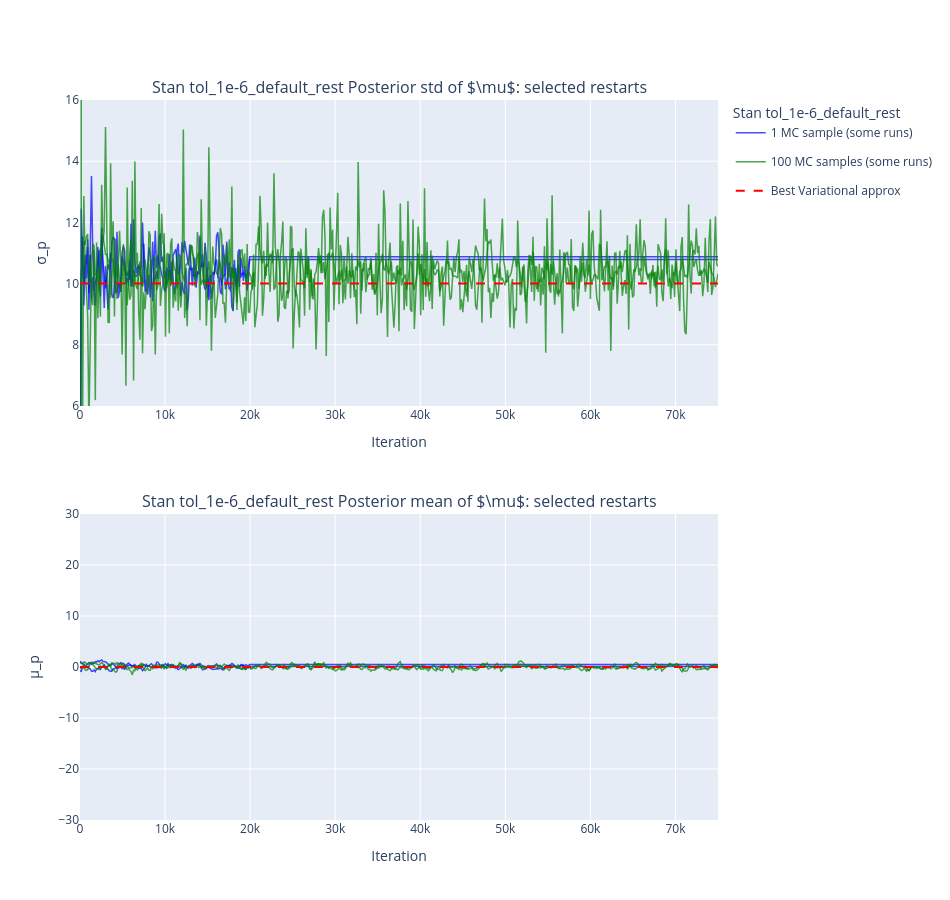

Notebook cell for this chart:
### Code cell
import pickle
import sys
from pathlib import Path
import numpy as np

REPO_ROOT = Path("/Users/madelynandersen/Documents/VB Bakeoff/simpleVI")
if str(REPO_ROOT) not in sys.path:
    sys.path.insert(0, str(REPO_ROOT))

from modulars.stan_rr_test import stan_result_by_scenario, load_stan_by_scenario
from modulars.plot_rr import plot_a_few_trajectories_1d
from modulars import gaussian_1d, gaussian_1d_posterior

NB_DIR = REPO_ROOT / "single_MC/1dgaussian_knownvar/random_restarts"

mu_prior, sigma_prior = 0.0, 10.0
sigma_like = 1.0
n_samples = 0
mu_like = 3.0
data = gaussian_1d(n_samples, mu_like, sigma_like, seed=0).astype(np.float32)
best_mu, best_std = gaussian_1d_posterior(
    data, n_samples=n_samples, mu_prior=mu_prior, sigma_prior=sigma_prior, sigma_like=sigma_like,
)

by_scenario = load_stan_by_scenario(NB_DIR / "processed_tracking/rr_stan_by_scenario.npz")
default_means, default_stds, default_iterations = by_scenario["default"]

with open(NB_DIR / "tol_1e-6_default_rest_result.pkl", "rb") as f:
    _td_result = pickle.load(f)
_td_by_scenario = stan_result_by_scenario(_td_result)
td_means, td_stds, td_iterations = _td_by_scenario["tol_1e-6_default_rest"]

def downsample_and_extend(arr, factor, target_len):
    downsampled = arr[..., ::factor]
    n_have = downsampled.shape[-1]
    if n_have < target_len:
        pad = np.repeat(downsampled[..., -1:], target_len - n_have, axis=-1)
        downsampled = np.concatenate([downsampled, pad], axis=-1)
    return downsampled

projected_default_means = downsample_and_extend(default_means, 15, len(td_iterations))
projected_default_stds = downsample_and_extend(default_stds, 15, len(td_iterations))
plot_a_few_trajectories_1d(
    [projected_default_means, projected_default_stds], [td_means, td_stds],
    best_mu, best_std, r"$\mu$", k=2, N=min(default_means.shape[0], td_means.shape[0]),
    label_prefix="Stan tol_1e-6_default_rest ", x=td_iterations, backend="plotly",
)

### Figure 1 — Plotly figure (JSON) as saved in the notebook; plotly's stock layout.template omitted (floating-point values rounded to 4 significant figures; data arrays with more than 128 entries replaced by an {"elided": "..."} marker saying what was removed)
{"data": [{"legendgroup": "single", "line": {"color": "blue", "width": 1.5}, "mode": "lines", "name": "1 MC sample (some runs)", "opacity": 0.7, "showlegend": true, "type": "scatter", "x": {"elided": "501 int values"}, "xaxis": "x", "y": {"elided": "501 float values"}, "yaxis": "y"}, {"legendgroup": "single", "line": {"color": "blue", "width": 1.5}, "mode": "lines", "name": "1 MC sample (some runs)", "opacity": 0.7, "showlegend": false, "type": "scatter", "x": {"elided": "501 int values"}, "xaxis": "x", "y": {"elided": "501 float values"}, "yaxis": "y"}, {"legendgroup": "multi", "line": {"color": "green", "width": 1.5}, "mode": "lines", "name": "100 MC samples (some runs)", "opacity": 0.7, "showlegend": true, "type": "scatter", "x": {"elided": "501 int values"}, "xaxis": "x", "y": {"elided": "501 float values"}, "yaxis": "y"}, {"legendgroup": "multi", "line": {"color": "green", "width": 1.5}, "mode": "lines", "name": "100 MC samples (some runs)", "opacity": 0.7, "showlegend": false, "type": "scatter", "x": {"elided": "501 int values"}, "xaxis": "x", "y": {"elided": "501 float values"}, "yaxis": "y"}, {"legendgroup": "single", "line": {"color": "blue", "width": 1.5}, "mode": "lines", "name": "1 MC sample (some runs)", "opacity": 0.7, "showlegend": false, "type": "scatter", "x": {"elided": "501 int values"}, "xaxis": "x2", "y": {"elided": "501 float values"}, "yaxis": "y2"}, {"legendgroup": "single", "line": {"color": "blue", "width": 1.5}, "mode": "lines", "name": "1 MC sample (some runs)", "opacity": 0.7, "showlegend": false, "type": "scatter", "x": {"elided": "501 int values"}, "xaxis": "x2", "y": {"elided": "501 float values"}, "yaxis": "y2"}, {"legendgroup": "multi", "line": {"color": "green", "width": 1.5}, "mode": "lines", "name": "100 MC samples (some runs)", "opacity": 0.7, "showlegend": false, "type": "scatter", "x": {"elided": "501 int values"}, "xaxis": "x2", "y": {"elided": "501 float values"}, "yaxis": "y2"}, {"legendgroup": "multi", "line": {"color": "green", "width": 1.5}, "mode": "lines", "name": "100 MC samples (some runs)", "opacity": 0.7, "showlegend": false, "type": "scatter", "x": {"elided": "501 int values"}, "xaxis": "x2", "y": {"elided": "501 float values"}, "yaxis": "y2"}, {"line": {"color": "red", "dash": "dash"}, "mode": "lines", "name": "Best Variational approx", "type": "scatter", "x": [null], "xaxis": "x", "y": [null], "yaxis": "y"}], "layout": {"annotations": [{"font": {"size": 16}, "showarrow": false, "text": "Stan tol_1e-6_default_rest Posterior std of $\\mu$: selected restarts", "x": 0.5, "xanchor": "center", "xref": "paper", "y": 1.0, "yanchor": "bottom", "yref": "paper"}, {"font": {"size": 16}, "showarrow": false, "text": "Stan tol_1e-6_default_rest Posterior mean of $\\mu$: selected restarts", "x": 0.5, "xanchor": "center", "xref": "paper", "y": 0.425, "yanchor": "bottom", "yref": "paper"}], "height": 900, "legend": {"title": {"text": "Stan tol_1e-6_default_rest "}}, "shapes": [{"line": {"color": "red", "dash": "dash"}, "type": "line", "x0": 0, "x1": 1, "xref": "x domain", "y0": 10.0, "y1": 10.0, "yref": "y"}, {"line": {"color": "red", "dash": "dash"}, "type": "line", "x0": 0, "x1": 1, "xref": "x2 domain", "y0": 0.0, "y1": 0.0, "yref": "y2"}], "width": 950, "xaxis": {"anchor": "y", "domain": [0.0, 1.0], "title": {"text": "Iteration"}}, "xaxis2": {"anchor": "y2", "domain": [0.0, 1.0], "title": {"text": "Iteration"}}, "yaxis": {"anchor": "x", "domain": [0.575, 1.0], "range": [6.0, 16.0], "title": {"text": "σ_p"}}, "yaxis2": {"anchor": "x2", "domain": [0.0, 0.425], "range": [-30.0, 30.0], "title": {"text": "μ_p"}}}}
